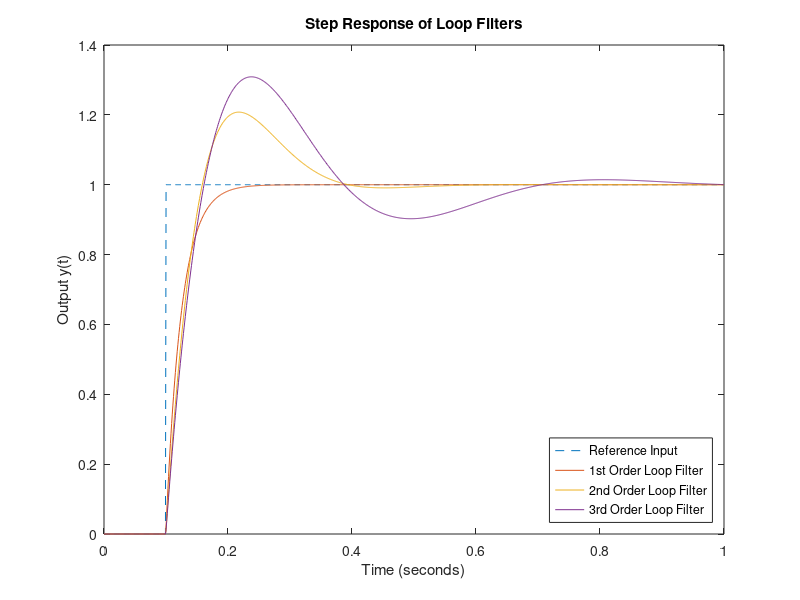
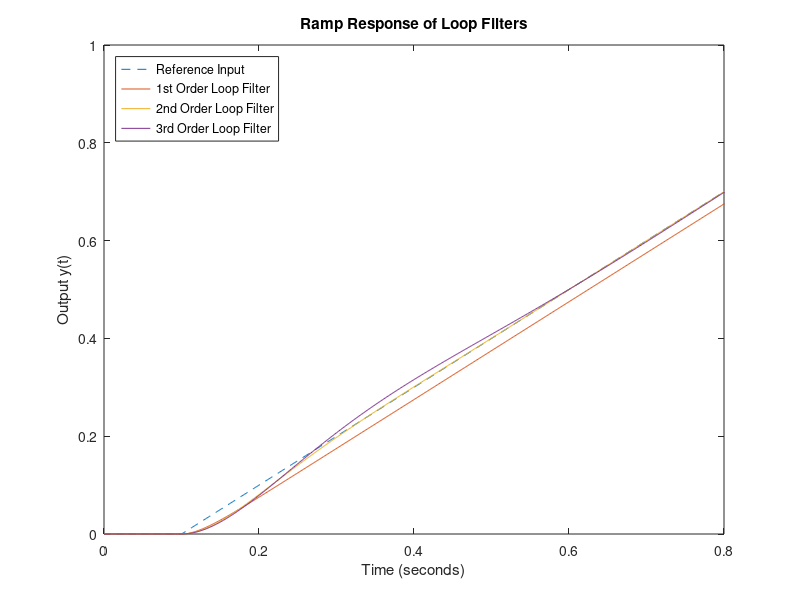
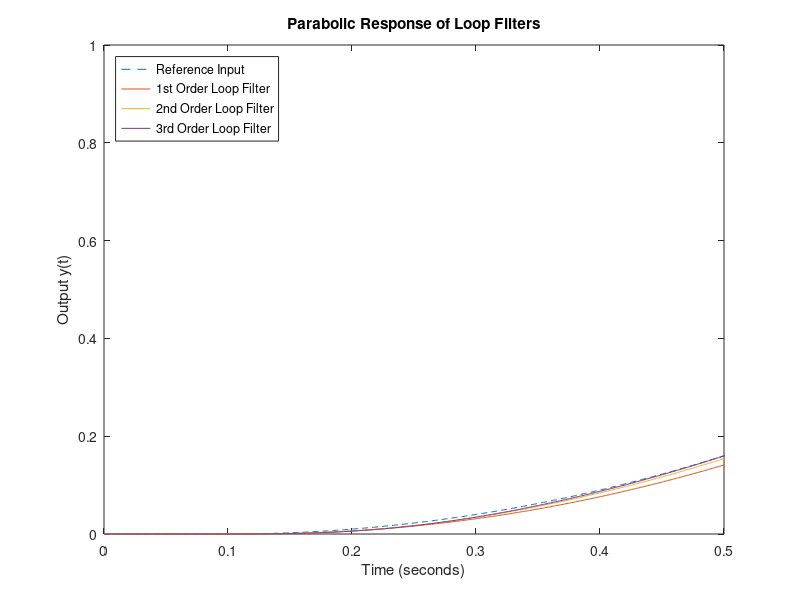

These charts were generated, in order, by the following MATLAB code: (Note: this script raises an error after producing the figures.)
close all; clear all; clc;
%% b)
Bn = 10;    % Hz

% 1st Order
k1 = 4*Bn;
H1 = tf(k1,[1 k1]);
% 2nd Order
k2 = 8/3*Bn;
a2 = k2/2;
H2 = tf([k2 a2*k2],[1 k2 k2*a2]);
% 3rd Order
a3 = 1.2*Bn;
b3 = a3^2/2;
k3 = 2*a3;
H3 = tf([k3 k3*a3 k3*b3],[1 k3 k3*a3 k3*b3]);

%% c)
t = linspace(0,1,1000);
ustep = ones(length(t),1);
ustep(1:100) = 0;
slope = 1;
uramp = zeros(length(t),1);
uramp(101:length(t)) = slope*t(1:length(t)-100);
uquad = zeros(length(t),1);
uquad(101:length(t)) = t(1:length(t)-100).^2;
% 1st Order
y1step = lsim(H1,ustep,t);
y1ramp = lsim(H1,uramp,t);
y1quad = lsim(H1,uquad,t);


% 2nd Order
y2step = lsim(H2,ustep,t);
y2ramp = lsim(H2,uramp,t);
y2quad = lsim(H2,uquad,t);


% 3rd Order
y3step = lsim(H3,ustep,t);
y3ramp = lsim(H3,uramp,t);
y3quad = lsim(H3,uquad,t);

% Compare Results
figure(1)
plot(t,ustep,'--',t,y1step,t,y2step,t,y3step);
ylabel('Output y(t)');
xlabel('Time (seconds)');
legend('Reference Input','1st Order Loop Filter','2nd Order Loop Filter','3rd Order Loop Filter','Location','southeast')
title('Step Response of Loop Filters')
figure(2)
plot(t,uramp,'--',t,y1ramp,t,y2ramp,t,y3ramp);
ylabel('Output y(t)');
xlabel('Time (seconds)');
legend('Reference Input','1st Order Loop Filter','2nd Order Loop Filter','3rd Order Loop Filter','Location','northwest')
title('Ramp Response of Loop Filters')
xlim([0 0.8])
figure(3)
plot(t,uquad,'--',t,y1quad,t,y2quad,t,y3quad);
ylabel('Output y(t)');
xlabel('Time (seconds)');
legend('Reference Input','1st Order Loop Filter','2nd Order Loop Filter','3rd Order Loop Filter','Location','northwest')
title('Parabolic Response of Loop Filters')
xlim([0 0.5])
%% d)
disp(['Ramp input Steady State Error for 1st order loop filter:', num2str(abs(y1ramp(872)-uramp(872)))])
disp(['Parabolic input Steady State Error for 2nd order loop filter:', num2str(abs(y2quad(900)-uquad(900)))])

%% e)
figure(4)
opts = bodeoptions;
opts.XLimMode = 'manual';
opts.XLim = {[1 6*10^1]};
bodeplot(H1,H2,H3,opts)
legend('1st Order Loop Filter','2nd Order Loop Filter','3rd Order Loop Filter')
